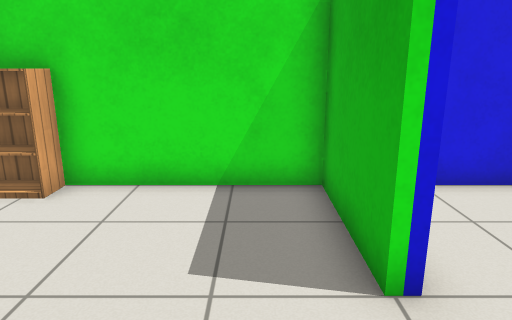
view 1 (above)

12 first-person views from a walk through a Gazebo world. The camera is 1.2 m above the floor, tilts 14° down and sees 70° across. The lines on the ground mark 1 m squares. The floor is counted in squares, 0.5 m on a side. Each view is taken from the middle of a square. On the plan, view 1 faces up. The plan holds only what a view shows up to about 20 squares ahead; the rest is blank. Simple patterns stand in for the simulator's built-in surfaces.

view 2
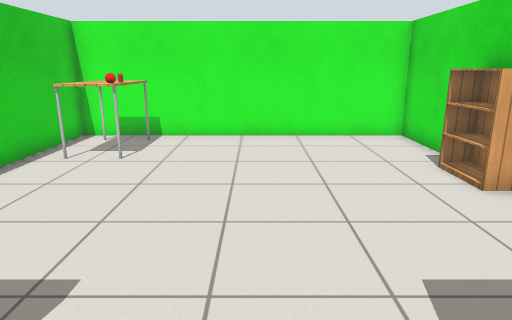

view 3
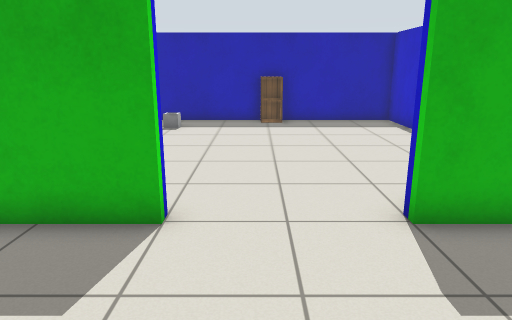

view 4
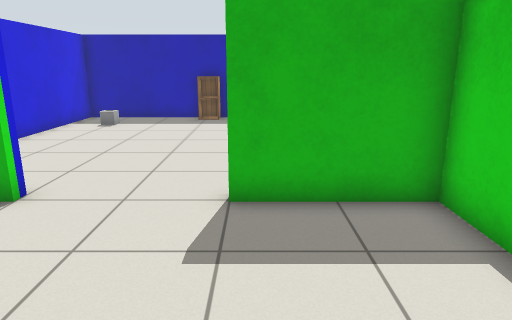

view 5
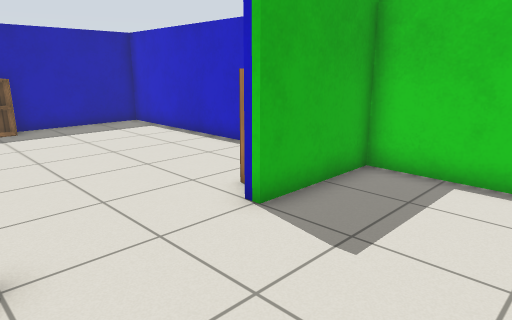

view 6
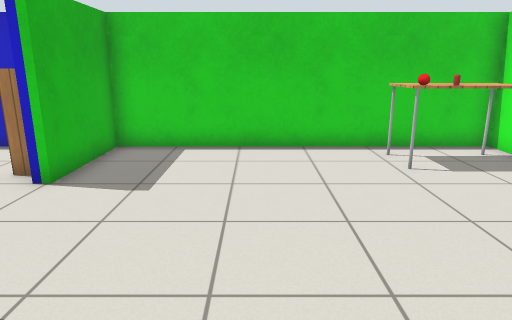

view 7
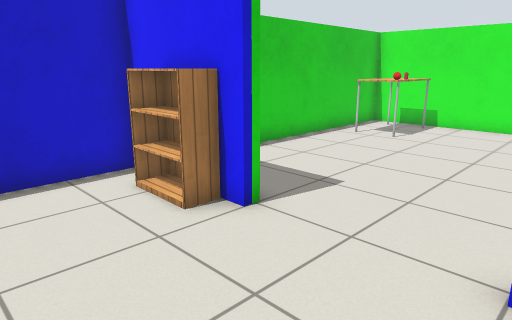

view 8
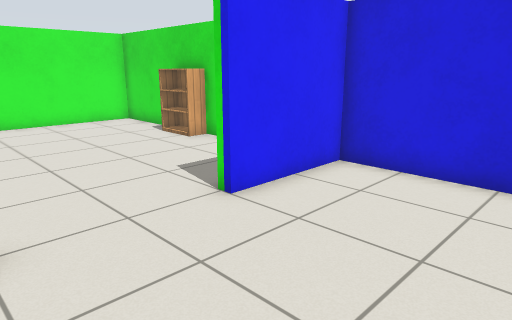

view 9
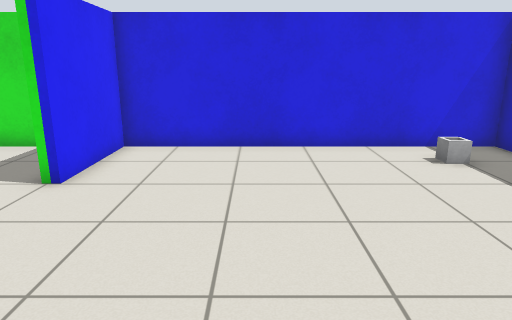

view 10
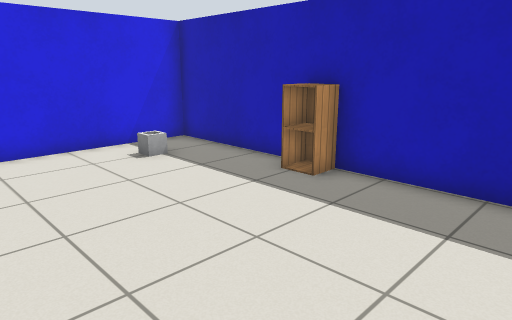

view 11
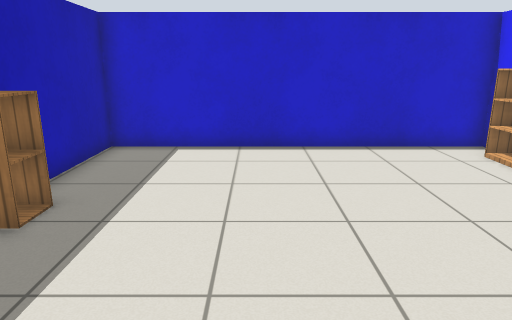

view 12
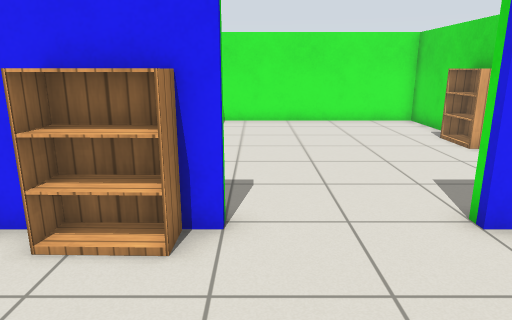

### Floor plan
Points are (right, up) in squares from view 1. A wall is a line through its corners. A room is listed if a view was taken in it or the views show most of it. See-through windows are left out.
Room 1 (views 1, 2, 3, 4, 5, 6, 7, 8, 9, 10, 11, 12)
walls: (-6.6, 7.4) (-10.4, 7.4) (-10.4, -4.4) (1.4, -4.4) (1.4, -0.5) (1.8, -0.5) (1.8, -4.4) (13.6, -4.4) (13.6, 7.4) (1.8, 7.4) (1.8, 3.5) (1.4, 3.5) (1.4, 7.4) (-4.9, 7.4)
objects: table (-9, -3) to (-7, -2); other object (-8, -2); other object (-7, -2); bookshelf (-6, 7) to (-4, 7); bookshelf (2, -2); bin (11, 5) to (11, 6); cabinet (13, 1) to (13, 2)

Where each view was taken, in squares from view 1:
view 1: 0 up, 0 right, facing up
view 2: 2 up, 3 right, facing left
view 3: 2 up, 4 left, facing right
view 4: 1 down, 5 left, facing right
view 5: 4 up, 3 left, facing down-right
view 6: 7 up, 3 left, facing down
view 7: 4 up, 6 right, facing down-left
view 8: 1 down, 7 right, facing up-left
view 9: 4 down, 6 right, facing up
view 10: 4 down, 6 right, facing up-right
view 11: 7 up, 9 right, facing down
view 12: 0 up, 7 right, facing left
